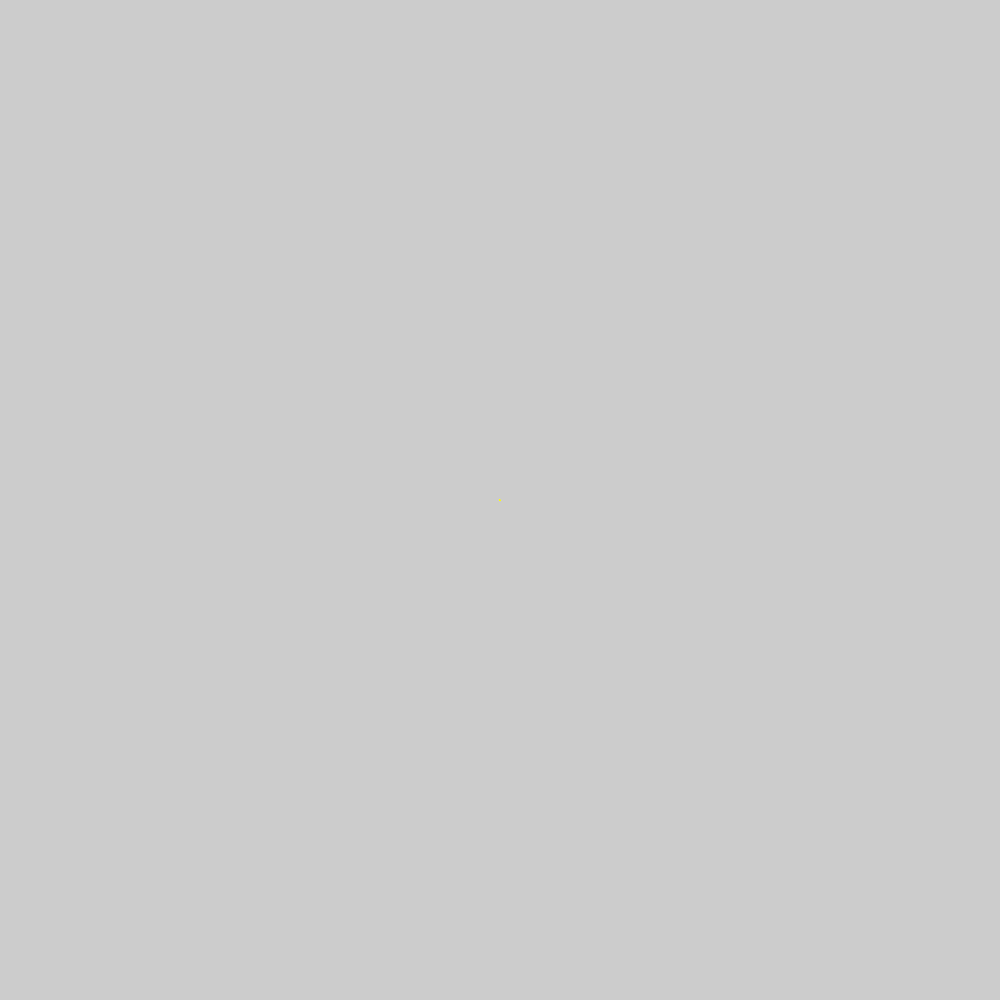
Frame 1 (no input)
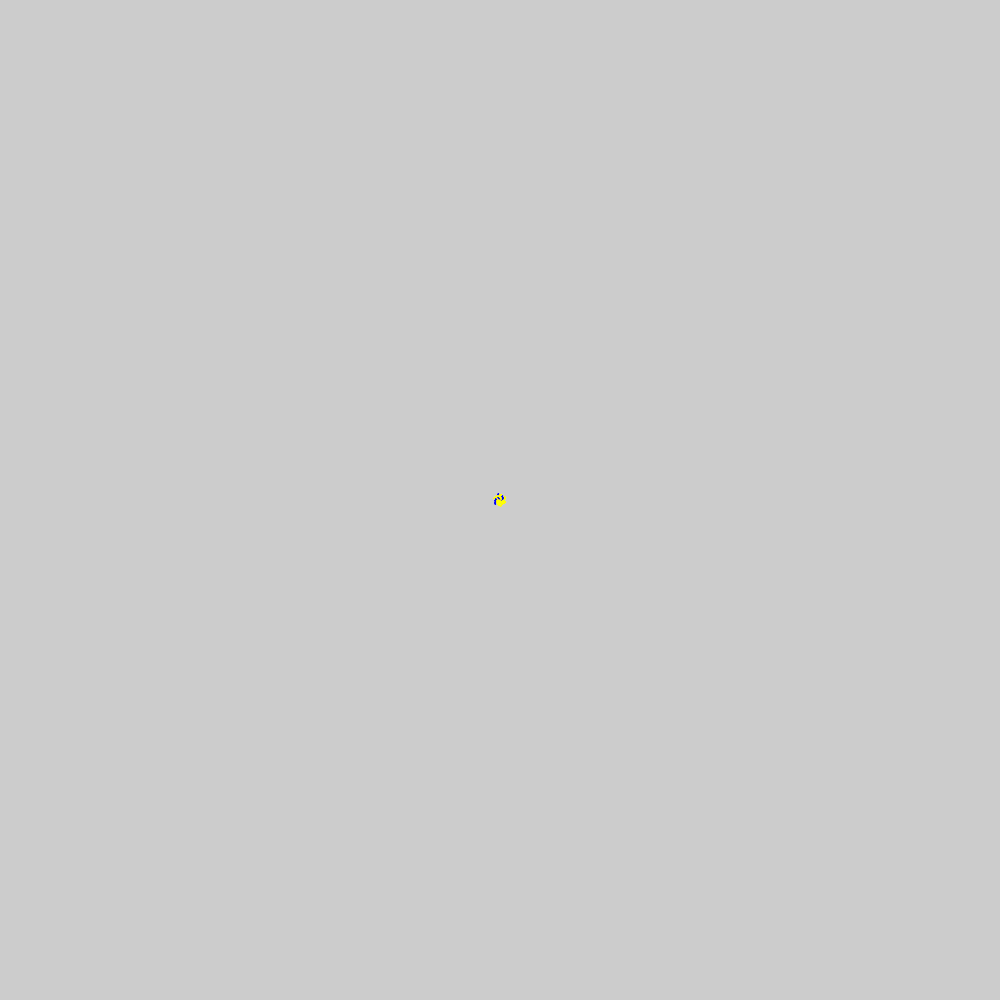
Frame 60 (the mouse pressed at the canvas centre just before this capture)
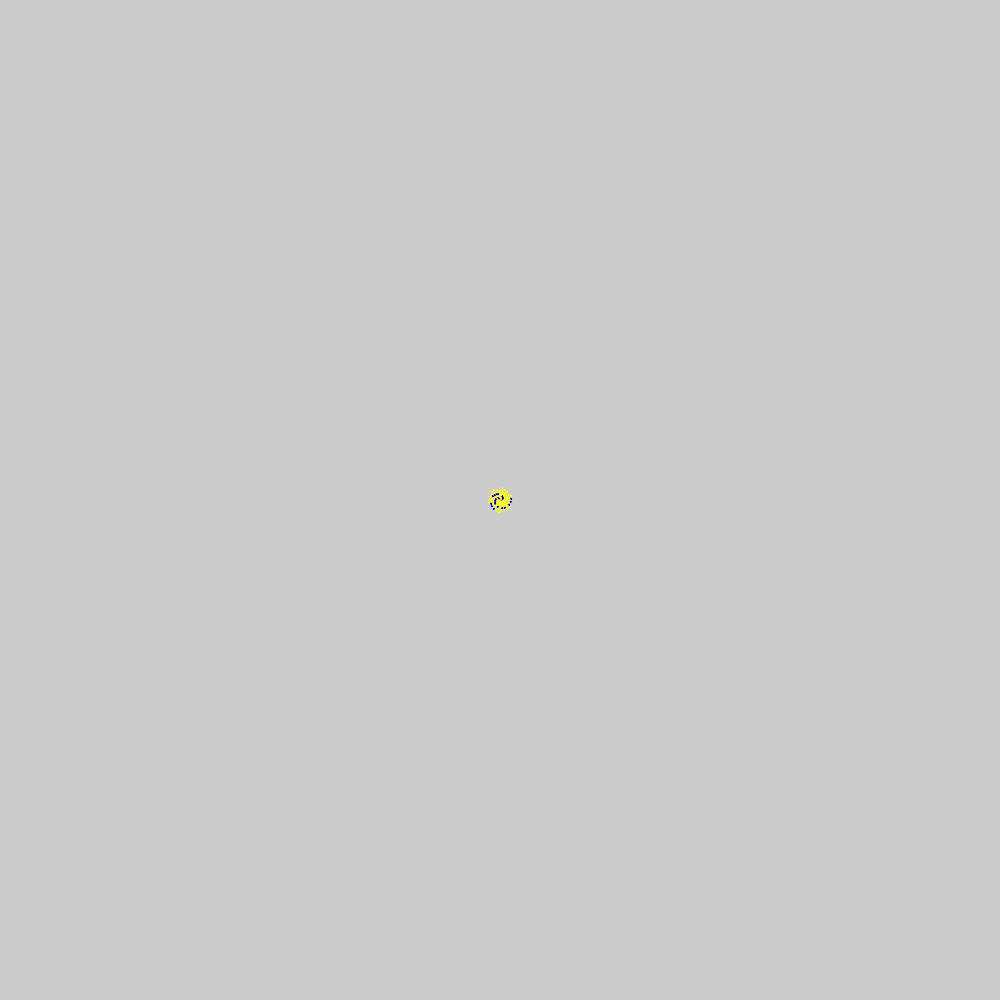
Frame 120 (the mouse held since frame 60 and released just before this capture)

The Processing sketch that drew these frames (run headless with seeded random() and noise(); from frame 60 on, the mouse is pressed at the canvas centre):

// Processing sketch: Primes
// ── Primes.pde
long n;
long cur = 2;
int sc = 10;

void setup(){
  n = 1000000;
  size(1000, 1000);
  frameRate(100);
}

boolean check(long m){
  if (n==2) return true;
  if (m%2==0) return false;
  for (int i = 3; i <= sqrt(m); i++){
    if (m%i==0) return false;
  }
  return true;
}

void draw(){
  translate(width/2, height/2);
  if (cur>n) return;
  if (!check(cur)){
    fill(255, 255, 0);
    stroke(255, 255, 0);
  }else{
    fill(0, 0, 255);
    stroke(0, 0, 255);
  }
  ellipse(cur*cos(cur)/sc, cur*sin(cur)/sc, 1, 1);
  cur++;
}
